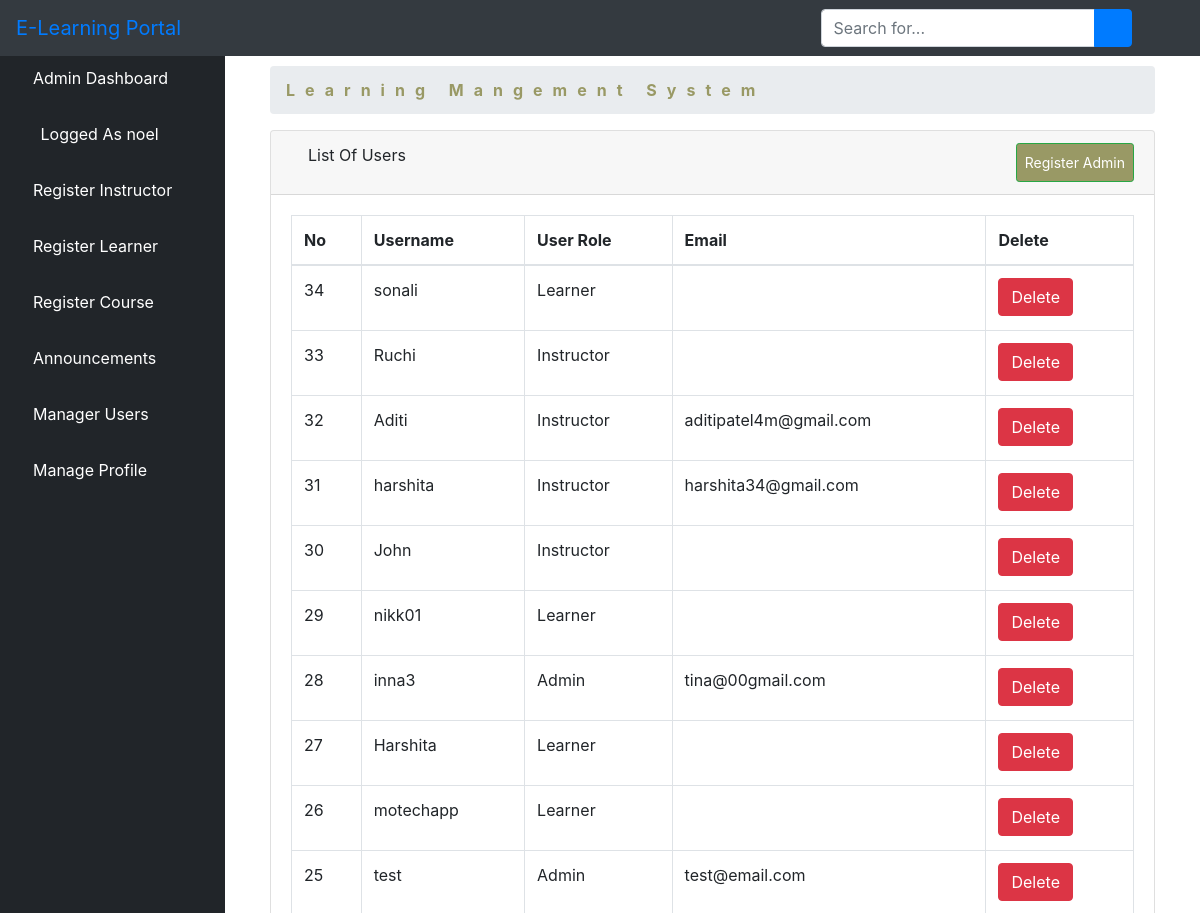
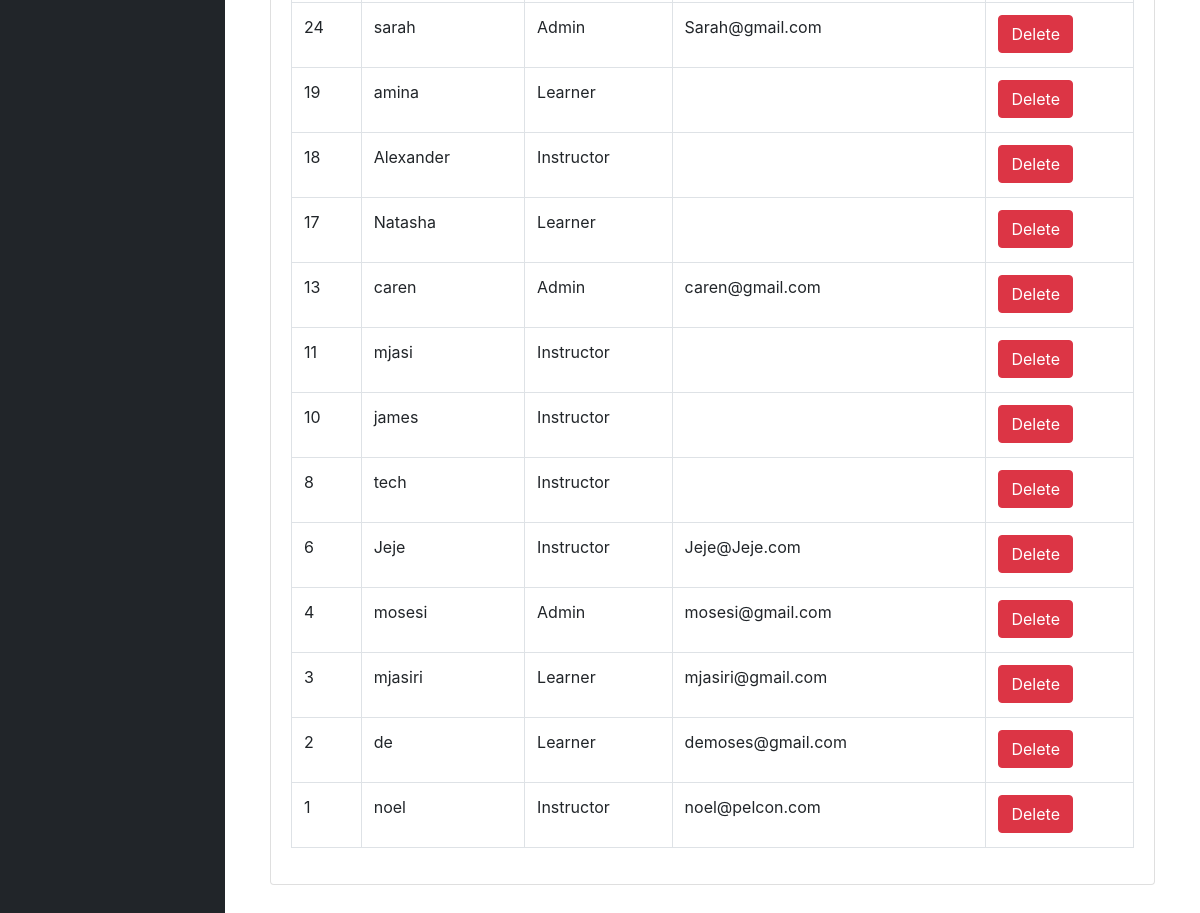
Screenshot of /aluser/ (signed in) with the database file from the repository (2 pictures, top to bottom).
### elearn/models.py (models this page shows)
class User(AbstractUser):
    is_learner = models.BooleanField(default=False)
    is_instructor = models.BooleanField(default=False)
    is_admin = models.BooleanField(default=False)

### elearn/views.py (the view)
# urls.py: path('aluser/', views.ListUserView.as_view(), name='aluser'),
class ListUserView(LoginRequiredMixin, ListView):
    model = User
    template_name = 'dashboard/admin/list_users.html'
    context_object_name = 'users'
    paginated_by = 10
    def get_queryset(self):
        return User.objects.order_by('-id')

### elearn/templates/dashboard/admin/list_users.html (shortened to what this page needs)
{% extends 'dashboard/admin/base.html' %}
{% block body %}
        <div class="container-fluid">
        <div class="row">
          <div class="col-12 mb-3">
          <div class="col-12 mb-3">
                <div id="content-wrapper">
        <div class="container-fluid">
            <ol class="breadcrumb">
                <li class="breadcrumb-item">
                    <a href="#" style="color: #999965; font-weight: bold; letter-spacing: 10px">Learning Mangement System</a>
                </li>
            </ol>
            <div class="card mb-3">
                <div class="card-header">
                    <i class="fas fa-table"></i>
                    List Of Users
                    <a  class="btn btn-sm btn-success" href="{% url 'create_user_form' %}" style="padding: 8px; float: right; background-color: #999965; color: white;">Register Admin</a>
                </div>
                <div class="card-body">
                    <div class="table-responsive">
                        <table class="table table-bordered" id="dataTable" width="100%" cellspacing="0">
                            <thead>
                            <tr>
                                <th>No</th>
                                <th>Username</th>
                                <th>User Role</th>
                                <th>Email</th>
                                <th>Delete</th>
                            </tr>
                            </thead>
                            <tbody>
                        {% if users %}
                            {% for user in users %}
                                <tr>
                                    <td>{{ user.id }}</td>
                                    <td>{{ user.username }}</td>
                                    <td>{% if user.is_learner == True %}
                                      <p>Learner</p>
                                    {% elif user.is_admin == True %}
                                      <p>Admin</p>
                                    {% else %}
                                    <p>Instructor</p>
                                      {% endif %}
                                    </td>
                                    <td>{{ user.email }}</td>
        <td>
          <a href="{% url 'aduser' user.pk %}"><button type="button" class="btn btn-danger"> Delete</button></a></td>
                                </tr>
                            {% endfor %}
                        {% endif %}
                            </tbody>
                        </table>
                    </div>
                </div>
            </div>
        </div>
    </div>
          </div>
        </div>
      </div>
    </div>
{% endblock %}

### elearn/templates/dashboard/admin/base.html (shortened to what this page needs)
<!DOCTYPE html>
<html lang="en">
<head>
    {% load static %}
    <link href="{% static 'vendor/fontawesome-free/css/all.min.css' %}" rel="stylesheet" type="text/css">
    <link href="{% static 'vendor/datatables/dataTables.bootstrap4.css' %}" rel="stylesheet">
    <link href="{% static 'css/sb-admin.css' %}" rel="stylesheet">
</head>
<body id="page-top">
<nav class="navbar navbar-expand navbar-dark bg-dark fixed-top">
    <a class="navbar-brand mr-1 text-primary" href="">E-Learning Portal</a>
    <button class="btn btn-link btn-sm text-white order-1 order-sm-0" id="sidebarToggle" href="#">
        <i class="fas fa-bars"></i>
    </button>
    <form class="d-none d-md-inline-block form-inline ml-auto mr-0 mr-md-3 my-2 my-md-0">
        <div class="input-group">
            <input type="text" class="form-control" placeholder="Search for..." aria-label="Search" aria-describedby="basic-addon2">
            <div class="input-group-append">
                <button class="btn btn-primary" type="button">
                    <i class="fas fa-search"></i>
                </button>
            </div>
        </div>
    </form>
    <ul class="navbar-nav ml-auto ml-md-0">
        <li class="nav-item dropdown no-arrow">
            <a class="nav-link dropdown-toggle" href="#" id="userDropdown" role="button" data-toggle="dropdown" aria-haspopup="true" aria-expanded="false">
                <i class="fas fa-user-circle fa-fw text-primary"></i>
            </a>
        </li>
    </ul>
</nav>
<div id="wrapper" style="padding-top: 50px;">
<ul class="sidebar navbar-nav">
    <li class="nav-item active">
        <a class="nav-link" href="{% url 'dashboard' %}">
         <i class="fa fa-home" aria-hidden="true"></i>
            <span>Admin Dashboard</span>
        </a>
    </li>
    <li class="nav-item active">
        <a class="nav-link" href="">
            <i class="fas fa-user-circle fa-fw text-primary"></i>
            <span>Logged As {{ user.username }}</span>
        </a>
    </li>
    <li class="nav-item">
        <a class="nav-link" href="{% url 'isign' %}">
        <i class="fas fa-chalkboard-teacher"></i>
            <span style="color: white">Register Instructor</span>
        </a>
    </li>
     <li class="nav-item">
        <a class="nav-link" href="{% url 'addlearner' %}">
        <i class="fas fa-user-graduate"></i>
            <span style="color: white">Register Learner</span>
        </a>
    </li>
    <li class="nav-item">
        <a class="nav-link" href="{% url 'course' %}">
        <i class="fas fa-book-reader"></i>
            <span style="color: white">Register Course</span>
        </a>
    </li>
    <li class="nav-item dropdown no-arrow">
                            <a class="nav-link dropdown-toggle" data-toggle="dropdown" aria-haspopup="true" aria-expanded="false" href="">
        <i class="fas fa-bell"></i>
            <span style="color: white">Announcements</span>
        </a>
        </li>
    <li class="nav-item">
        <a class="nav-link" href="{% url 'aluser' %}">
            <i class="fas fa-users"></i>
            <span style="color: white">Manager Users</span>
        </a>
    </li>
    <li class="nav-item dropdown no-arrow">
                            <a class="nav-link dropdown-toggle" data-toggle="dropdown" aria-haspopup="true" aria-expanded="false" href="">
            <i class="fas fa-user"></i>
            <span style="color: white">Manage Profile</span>
        </a>
        </li>
</ul>
    {% block body %}{% endblock %}
</div>

### rows the page displays
User: username "noel", id "1", is_learner "Instructor", email "noel@pelcon.com"
User: id "34", username "sonali", is_learner "Learner"
User: id "33", username "Ruchi", is_learner "Instructor"
User: id "32", username "Aditi", is_learner "Instructor", email "aditipatel4m@gmail.com"
User: id "31", username "harshita", is_learner "Instructor", email "harshita34@gmail.com"
User: id "30", username "John", is_learner "Instructor"
User: id "29", username "nikk01", is_learner "Learner"
User: id "28", username "inna3", is_learner "Admin", email "tina@00gmail.com"
User: id "27", username "Harshita", is_learner "Learner"
User: id "26", username "motechapp", is_learner "Learner"
User: id "25", username "test", is_learner "Admin", email "test@email.com"
User: id "24", username "sarah", is_learner "Admin", email "Sarah@gmail.com"
User: id "19", username "amina", is_learner "Learner"
User: id "18", username "Alexander", is_learner "Instructor"
User: id "17", username "Natasha", is_learner "Learner"
User: id "13", username "caren", is_learner "Admin", email "caren@gmail.com"
User: id "11", username "mjasi", is_learner "Instructor"
User: id "10", username "james", is_learner "Instructor"
User: id "8", username "tech", is_learner "Instructor"
User: id "6", username "Jeje", is_learner "Instructor", email "Jeje@Jeje.com"
User: id "4", username "mosesi", is_learner "Admin", email "mosesi@gmail.com"
User: id "3", username "mjasiri", is_learner "Learner", email "mjasiri@gmail.com"
User: id "2", username "de", is_learner "Learner", email "demoses@gmail.com"
